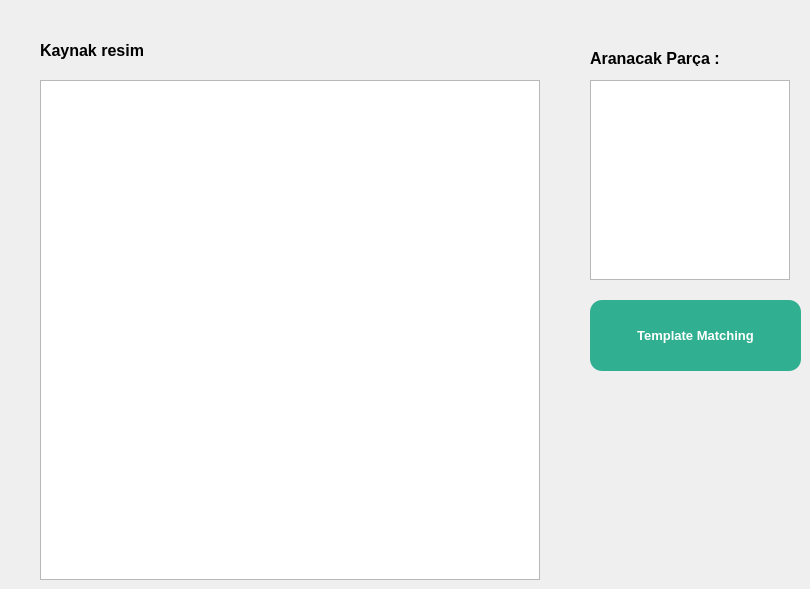
    <widget class="QWidget" name="tab_5">
     <attribute name="title">
      <string>Template Matching</string>
     </attribute>
     <widget class="QPushButton" name="pb_template_matching">
      <property name="geometry">
       <rect>
        <x>590</x>
        <y>300</y>
        <width>211</width>
        <height>71</height>
       </rect>
      </property>
      <property name="font">
       <font>
        <pointsize>10</pointsize>
        <weight>75</weight>
        <bold>true</bold>
       </font>
      </property>
      <property name="styleSheet">
       <string notr="true">#pb_template_matching{
background-color: #31AF91;
color: #fff;
border-radius: 12px;
}
#pb_template_matching:hover{
background-color: #44F2C9;
color: #fff;
border-radius: 12px;
}</string>
      </property>
      <property name="text">
       <string>Template Matching</string>
      </property>
      <property name="iconSize">
       <size>
        <width>32</width>
        <height>32</height>
       </size>
      </property>
     </widget>
     <widget class="QGraphicsView" name="gv_parca">
      <property name="geometry">
       <rect>
        <x>590</x>
        <y>80</y>
        <width>200</width>
        <height>200</height>
       </rect>
      </property>
     </widget>
     <widget class="QLabel" name="label_10">
      <property name="geometry">
       <rect>
        <x>590</x>
        <y>50</y>
        <width>181</width>
        <height>16</height>
       </rect>
      </property>
      <property name="font">
       <font>
        <pointsize>12</pointsize>
        <weight>75</weight>
        <bold>true</bold>
       </font>
      </property>
      <property name="text">
       <string>Aranacak Parça :</string>
      </property>
     </widget>
     <widget class="QGraphicsView" name="gv_source">
      <property name="geometry">
       <rect>
        <x>40</x>
        <y>80</y>
        <width>500</width>
        <height>500</height>
       </rect>
      </property>
     </widget>
     <widget class="QLabel" name="label_11">
      <property name="geometry">
       <rect>
        <x>40</x>
        <y>35</y>
        <width>151</width>
        <height>31</height>
       </rect>
      </property>
      <property name="font">
       <font>
        <pointsize>12</pointsize>
        <weight>75</weight>
        <bold>true</bold>
       </font>
      </property>
      <property name="text">
       <string>Kaynak resim</string>
      </property>
     </widget>
     <widget class="QPushButton" name="pb_upload_img">
      <property name="geometry">
       <rect>
        <x>490</x>
        <y>30</y>
        <width>48</width>
        <height>48</height>
       </rect>
      </property>
      <property name="font">
       <font>
        <pointsize>10</pointsize>
        <weight>75</weight>
        <bold>true</bold>
       </font>
      </property>
      <property name="styleSheet">
       <string notr="true">#pb_upload_img{
color: grey;
            border-image: url(./icons/open_image.png) 3 10 3 10;
            border-top: 3px transparent;
            border-bottom: 3px transparent;
            border-right: 10px transparent;
            border-left: 10px transparent;}

#pb_upload_img:hover{
color: grey;
            border-image: url(./icons/open_hover.png) 5 12 5 12;
            border-top: 5px transparent;
            border-bottom: 5px transparent;
            border-right: 12px transparent;
            border-left: 12px transparent;}
</string>
      </property>
      <property name="text">
       <string/>
      </property>
     </widget>
    </widget>
